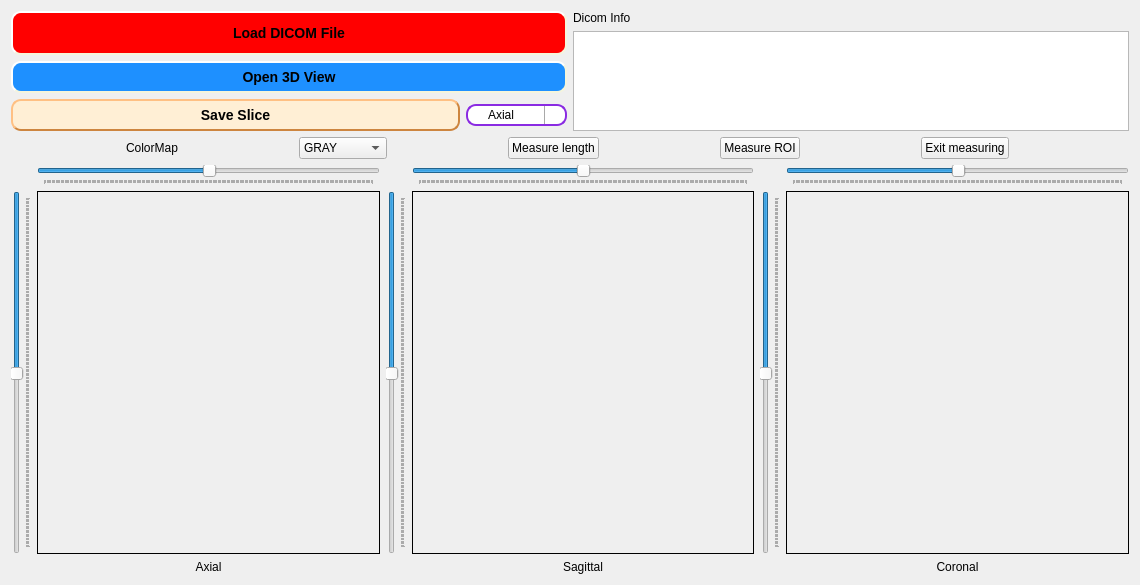
<?xml version="1.0" encoding="UTF-8"?>
<ui version="4.0">
 <class>Dialog</class>
 <widget class="QDialog" name="Dialog">
  <property name="windowModality">
   <enum>Qt::NonModal</enum>
  </property>
  <property name="geometry">
   <rect>
    <x>0</x>
    <y>0</y>
    <width>1140</width>
    <height>585</height>
   </rect>
  </property>
  <property name="minimumSize">
   <size>
    <width>995</width>
    <height>0</height>
   </size>
  </property>
  <property name="windowTitle">
   <string>Dialog</string>
  </property>
  <layout class="QGridLayout" name="gridLayout">
   <item row="3" column="0">
    <layout class="QHBoxLayout" name="horizontalLayout_5">
     <item>
      <layout class="QGridLayout" name="axialGrid">
       <item row="1" column="1">
        <layout class="QVBoxLayout" name="axial_vBox">
         <property name="spacing">
          <number>-1</number>
         </property>
         <item>
          <layout class="QHBoxLayout" name="axial_hBox">
           <item>
            <widget class="QPaintLabel3" name="imgLabel_1">
             <property name="sizePolicy">
              <sizepolicy hsizetype="Expanding" vsizetype="Expanding">
               <horstretch>0</horstretch>
               <verstretch>0</verstretch>
              </sizepolicy>
             </property>
             <property name="minimumSize">
              <size>
               <width>1</width>
               <height>1</height>
              </size>
             </property>
             <property name="cursor">
              <cursorShape>CrossCursor</cursorShape>
             </property>
             <property name="frameShape">
              <enum>QFrame::Panel</enum>
             </property>
             <property name="frameShadow">
              <enum>QFrame::Plain</enum>
             </property>
             <property name="text">
              <string/>
             </property>
             <property name="alignment">
              <set>Qt::AlignCenter</set>
             </property>
            </widget>
           </item>
          </layout>
         </item>
        </layout>
       </item>
       <item row="1" column="0">
        <widget class="QSlider" name="axial_vSlider">
         <property name="enabled">
          <bool>true</bool>
         </property>
         <property name="sizePolicy">
          <sizepolicy hsizetype="Fixed" vsizetype="Preferred">
           <horstretch>0</horstretch>
           <verstretch>0</verstretch>
          </sizepolicy>
         </property>
         <property name="minimumSize">
          <size>
           <width>0</width>
           <height>1</height>
          </size>
         </property>
         <property name="cursor">
          <cursorShape>SplitVCursor</cursorShape>
         </property>
         <property name="focusPolicy">
          <enum>Qt::NoFocus</enum>
         </property>
         <property name="layoutDirection">
          <enum>Qt::LeftToRight</enum>
         </property>
         <property name="maximum">
          <number>255</number>
         </property>
         <property name="pageStep">
          <number>9</number>
         </property>
         <property name="value">
          <number>128</number>
         </property>
         <property name="sliderPosition">
          <number>128</number>
         </property>
         <property name="tracking">
          <bool>true</bool>
         </property>
         <property name="orientation">
          <enum>Qt::Vertical</enum>
         </property>
         <property name="invertedAppearance">
          <bool>true</bool>
         </property>
         <property name="invertedControls">
          <bool>false</bool>
         </property>
         <property name="tickPosition">
          <enum>QSlider::TicksBelow</enum>
         </property>
         <property name="tickInterval">
          <number>1</number>
         </property>
        </widget>
       </item>
       <item row="0" column="1">
        <widget class="QSlider" name="axial_hSlider">
         <property name="sizePolicy">
          <sizepolicy hsizetype="Expanding" vsizetype="Fixed">
           <horstretch>0</horstretch>
           <verstretch>0</verstretch>
          </sizepolicy>
         </property>
         <property name="minimumSize">
          <size>
           <width>1</width>
           <height>0</height>
          </size>
         </property>
         <property name="cursor">
          <cursorShape>SplitHCursor</cursorShape>
         </property>
         <property name="focusPolicy">
          <enum>Qt::NoFocus</enum>
         </property>
         <property name="styleSheet">
          <string notr="true"/>
         </property>
         <property name="maximum">
          <number>255</number>
         </property>
         <property name="value">
          <number>128</number>
         </property>
         <property name="tracking">
          <bool>true</bool>
         </property>
         <property name="orientation">
          <enum>Qt::Horizontal</enum>
         </property>
         <property name="invertedAppearance">
          <bool>false</bool>
         </property>
         <property name="tickPosition">
          <enum>QSlider::TicksBelow</enum>
         </property>
         <property name="tickInterval">
          <number>1</number>
         </property>
        </widget>
       </item>
       <item row="2" column="1">
        <widget class="QLabel" name="label">
         <property name="sizePolicy">
          <sizepolicy hsizetype="Expanding" vsizetype="Preferred">
           <horstretch>0</horstretch>
           <verstretch>0</verstretch>
          </sizepolicy>
         </property>
         <property name="text">
          <string>Axial</string>
         </property>
         <property name="alignment">
          <set>Qt::AlignCenter</set>
         </property>
        </widget>
       </item>
      </layout>
     </item>
     <item>
      <layout class="QGridLayout" name="saggitalGrid">
       <item row="0" column="1">
        <widget class="QSlider" name="sagittal_hSlider">
         <property name="sizePolicy">
          <sizepolicy hsizetype="Expanding" vsizetype="Fixed">
           <horstretch>0</horstretch>
           <verstretch>0</verstretch>
          </sizepolicy>
         </property>
         <property name="minimumSize">
          <size>
           <width>1</width>
           <height>0</height>
          </size>
         </property>
         <property name="cursor">
          <cursorShape>SplitHCursor</cursorShape>
         </property>
         <property name="focusPolicy">
          <enum>Qt::NoFocus</enum>
         </property>
         <property name="styleSheet">
          <string notr="true"/>
         </property>
         <property name="maximum">
          <number>255</number>
         </property>
         <property name="value">
          <number>128</number>
         </property>
         <property name="tracking">
          <bool>true</bool>
         </property>
         <property name="orientation">
          <enum>Qt::Horizontal</enum>
         </property>
         <property name="invertedAppearance">
          <bool>false</bool>
         </property>
         <property name="tickPosition">
          <enum>QSlider::TicksBelow</enum>
         </property>
         <property name="tickInterval">
          <number>1</number>
         </property>
        </widget>
       </item>
       <item row="1" column="0">
        <widget class="QSlider" name="sagittal_vSlider">
         <property name="enabled">
          <bool>true</bool>
         </property>
         <property name="sizePolicy">
          <sizepolicy hsizetype="Fixed" vsizetype="Preferred">
           <horstretch>0</horstretch>
           <verstretch>0</verstretch>
          </sizepolicy>
         </property>
         <property name="minimumSize">
          <size>
           <width>0</width>
           <height>1</height>
          </size>
         </property>
         <property name="cursor">
          <cursorShape>SplitVCursor</cursorShape>
         </property>
         <property name="focusPolicy">
          <enum>Qt::NoFocus</enum>
         </property>
         <property name="layoutDirection">
          <enum>Qt::LeftToRight</enum>
         </property>
         <property name="maximum">
          <number>255</number>
         </property>
         <property name="pageStep">
          <number>9</number>
         </property>
         <property name="value">
          <number>128</number>
         </property>
         <property name="sliderPosition">
          <number>128</number>
         </property>
         <property name="tracking">
          <bool>true</bool>
         </property>
         <property name="orientation">
          <enum>Qt::Vertical</enum>
         </property>
         <property name="invertedAppearance">
          <bool>true</bool>
         </property>
         <property name="invertedControls">
          <bool>false</bool>
         </property>
         <property name="tickPosition">
          <enum>QSlider::TicksBelow</enum>
         </property>
         <property name="tickInterval">
          <number>1</number>
         </property>
        </widget>
       </item>
       <item row="2" column="1">
        <widget class="QLabel" name="label_2">
         <property name="sizePolicy">
          <sizepolicy hsizetype="Expanding" vsizetype="Preferred">
           <horstretch>0</horstretch>
           <verstretch>0</verstretch>
          </sizepolicy>
         </property>
         <property name="text">
          <string>Sagittal</string>
         </property>
         <property name="alignment">
          <set>Qt::AlignCenter</set>
         </property>
        </widget>
       </item>
       <item row="1" column="1">
        <layout class="QVBoxLayout" name="saggital_vBox">
         <item>
          <layout class="QHBoxLayout" name="saggital_hBox">
           <item>
            <widget class="QPaintLabel3" name="imgLabel_2">
             <property name="sizePolicy">
              <sizepolicy hsizetype="Expanding" vsizetype="Expanding">
               <horstretch>0</horstretch>
               <verstretch>0</verstretch>
              </sizepolicy>
             </property>
             <property name="minimumSize">
              <size>
               <width>1</width>
               <height>1</height>
              </size>
             </property>
             <property name="cursor">
              <cursorShape>CrossCursor</cursorShape>
             </property>
             <property name="frameShape">
              <enum>QFrame::Panel</enum>
             </property>
             <property name="frameShadow">
              <enum>QFrame::Plain</enum>
             </property>
             <property name="text">
              <string/>
             </property>
            </widget>
           </item>
          </layout>
         </item>
        </layout>
       </item>
      </layout>
     </item>
     <item>
      <layout class="QGridLayout" name="coronalGrid">
       <item row="0" column="1">
        <widget class="QSlider" name="coronal_hSlider">
         <property name="sizePolicy">
          <sizepolicy hsizetype="Expanding" vsizetype="Fixed">
           <horstretch>0</horstretch>
           <verstretch>0</verstretch>
          </sizepolicy>
         </property>
         <property name="minimumSize">
          <size>
           <width>1</width>
           <height>0</height>
          </size>
         </property>
         <property name="cursor">
          <cursorShape>SplitHCursor</cursorShape>
         </property>
         <property name="focusPolicy">
          <enum>Qt::NoFocus</enum>
         </property>
         <property name="styleSheet">
          <string notr="true"/>
         </property>
         <property name="maximum">
          <number>255</number>
         </property>
         <property name="value">
          <number>128</number>
         </property>
         <property name="tracking">
          <bool>true</bool>
         </property>
         <property name="orientation">
          <enum>Qt::Horizontal</enum>
         </property>
         <property name="invertedAppearance">
          <bool>false</bool>
         </property>
         <property name="tickPosition">
          <enum>QSlider::TicksBelow</enum>
         </property>
         <property name="tickInterval">
          <number>1</number>
         </property>
        </widget>
       </item>
       <item row="1" column="0">
        <widget class="QSlider" name="coronal_vSlider">
         <property name="enabled">
          <bool>true</bool>
         </property>
         <property name="sizePolicy">
          <sizepolicy hsizetype="Fixed" vsizetype="Preferred">
           <horstretch>0</horstretch>
           <verstretch>0</verstretch>
          </sizepolicy>
         </property>
         <property name="minimumSize">
          <size>
           <width>0</width>
           <height>1</height>
          </size>
         </property>
         <property name="cursor">
          <cursorShape>SplitVCursor</cursorShape>
         </property>
         <property name="focusPolicy">
          <enum>Qt::NoFocus</enum>
         </property>
         <property name="layoutDirection">
          <enum>Qt::LeftToRight</enum>
         </property>
         <property name="maximum">
          <number>255</number>
         </property>
         <property name="pageStep">
          <number>9</number>
         </property>
         <property name="value">
          <number>128</number>
         </property>
         <property name="sliderPosition">
          <number>128</number>
         </property>
         <property name="tracking">
          <bool>true</bool>
         </property>
         <property name="orientation">
          <enum>Qt::Vertical</enum>
         </property>
         <property name="invertedAppearance">
          <bool>true</bool>
         </property>
         <property name="invertedControls">
          <bool>false</bool>
         </property>
         <property name="tickPosition">
          <enum>QSlider::TicksBelow</enum>
         </property>
         <property name="tickInterval">
          <number>1</number>
         </property>
        </widget>
       </item>
       <item row="2" column="1">
        <widget class="QLabel" name="label_3">
         <property name="sizePolicy">
          <sizepolicy hsizetype="Expanding" vsizetype="Preferred">
           <horstretch>0</horstretch>
           <verstretch>0</verstretch>
          </sizepolicy>
         </property>
         <property name="text">
          <string>Coronal</string>
         </property>
         <property name="alignment">
          <set>Qt::AlignCenter</set>
         </property>
        </widget>
       </item>
       <item row="1" column="1">
        <layout class="QVBoxLayout" name="coronal_vBox">
         <item>
          <layout class="QHBoxLayout" name="coronal_hBox">
           <item>
            <widget class="QPaintLabel3" name="imgLabel_3">
             <property name="sizePolicy">
              <sizepolicy hsizetype="Expanding" vsizetype="Expanding">
               <horstretch>0</horstretch>
               <verstretch>0</verstretch>
              </sizepolicy>
             </property>
             <property name="minimumSize">
              <size>
               <width>1</width>
               <height>1</height>
              </size>
             </property>
             <property name="cursor">
              <cursorShape>CrossCursor</cursorShape>
             </property>
             <property name="frameShape">
              <enum>QFrame::Panel</enum>
             </property>
             <property name="frameShadow">
              <enum>QFrame::Plain</enum>
             </property>
             <property name="text">
              <string/>
             </property>
            </widget>
           </item>
          </layout>
         </item>
        </layout>
       </item>
      </layout>
     </item>
    </layout>
   </item>
   <item row="1" column="0">
    <layout class="QHBoxLayout" name="horizontalLayout_2">
     <item>
      <layout class="QVBoxLayout" name="verticalLayout_3">
       <item>
        <widget class="QPushButton" name="dicomButton">
         <property name="sizePolicy">
          <sizepolicy hsizetype="Preferred" vsizetype="Preferred">
           <horstretch>0</horstretch>
           <verstretch>0</verstretch>
          </sizepolicy>
         </property>
         <property name="minimumSize">
          <size>
           <width>186</width>
           <height>0</height>
          </size>
         </property>
         <property name="cursor">
          <cursorShape>PointingHandCursor</cursorShape>
         </property>
         <property name="focusPolicy">
          <enum>Qt::NoFocus</enum>
         </property>
         <property name="styleSheet">
          <string notr="true">QPushButton{
    background-color: red;
    border-style: outset;
    border-width: 2px;
    border-radius: 10px;
    border-color: beige;
    font: bold 14px;
    min-width: 10em;
    padding: 6px;
}
</string>
         </property>
         <property name="text">
          <string>Load DICOM File</string>
         </property>
        </widget>
       </item>
       <item>
        <widget class="QPushButton" name="volButton">
         <property name="sizePolicy">
          <sizepolicy hsizetype="Preferred" vsizetype="Fixed">
           <horstretch>0</horstretch>
           <verstretch>0</verstretch>
          </sizepolicy>
         </property>
         <property name="minimumSize">
          <size>
           <width>186</width>
           <height>0</height>
          </size>
         </property>
         <property name="cursor">
          <cursorShape>PointingHandCursor</cursorShape>
         </property>
         <property name="focusPolicy">
          <enum>Qt::NoFocus</enum>
         </property>
         <property name="styleSheet">
          <string notr="true">QPushButton{
    background-color: DodgerBlue;
    border-style: outset;
    border-width: 2px;
    border-radius: 10px;
    border-color: beige;
    font: bold 14px;
    min-width: 10em;
    padding: 6px;
}
</string>
         </property>
         <property name="text">
          <string>Open 3D View</string>
         </property>
        </widget>
       </item>
       <item>
        <layout class="QHBoxLayout" name="horizontalLayout_3">
         <item>
          <widget class="QPushButton" name="savesliceButton">
           <property name="cursor">
            <cursorShape>PointingHandCursor</cursorShape>
           </property>
           <property name="focusPolicy">
            <enum>Qt::NoFocus</enum>
           </property>
           <property name="styleSheet">
            <string notr="true">QPushButton{
    background-color: #FFEFD5;
    border-style: outset;
    border-width: 2px;
    border-radius: 10px;
    border-color: #CD853F;
    font: bold 14px;
    min-width: 10em;
    padding: 6px;
}
</string>
           </property>
           <property name="text">
            <string>Save Slice</string>
           </property>
          </widget>
         </item>
         <item>
          <widget class="QComboBox" name="oriBox">
           <property name="sizePolicy">
            <sizepolicy hsizetype="Fixed" vsizetype="Fixed">
             <horstretch>0</horstretch>
             <verstretch>0</verstretch>
            </sizepolicy>
           </property>
           <property name="cursor">
            <cursorShape>PointingHandCursor</cursorShape>
           </property>
           <property name="styleSheet">
            <string notr="true">/*
QComboBox {
background: #7FFFD4;
border: 2px solid #8A2BE2;
border-radius: 10px;
margin: 0px;
}
*/
QComboBox {
    border: 2px solid #8A2BE2;
    border-radius: 10px;
    padding: 1px 10px 1px 20px;
    min-width: 6em;
}
/*
QComboBox:editable {
    background: red;
}
*/
QComboBox:!editable, QComboBox::drop-down:editable {
     background: qlineargradient(x1: 0, y1: 0, x2: 0, y2: 1,
                                 stop: 0 #E1E1E1, stop: 0.4 #DDDDDD,
                                 stop: 0.5 #D8D8D8, stop: 1.0 #D3D3D3);
}

QComboBox:!editable:on, QComboBox::drop-down:editable:on {
    background: qlineargradient(x1: 0, y1: 0, x2: 0, y2: 1,
                                stop: 0 #D3D3D3, stop: 0.4 #D8D8D8,
                                stop: 0.5 #DDDDDD, stop: 1.0 #E1E1E1);
}

QComboBox:on { /* shift the text when the popup opens */
    padding-top: 30px;
    padding-left: 40px;
}

QComboBox::drop-down {
    subcontrol-origin: padding;
    subcontrol-position: top right;
    width: 20px;

    border-left-width: 1px;
    border-left-color: darkgray;
    border-left-style: solid; 
    border-top-right-radius: 10px; 
    border-bottom-right-radius: 10px;
}

QComboBox::down-arrow {
    image: url(resources/double-arrow-down.png);
    width: 15px;
    height: 15px;
}</string>
           </property>
           <item>
            <property name="text">
             <string>Axial</string>
            </property>
           </item>
           <item>
            <property name="text">
             <string>Saggital</string>
            </property>
           </item>
           <item>
            <property name="text">
             <string>Coronal</string>
            </property>
           </item>
          </widget>
         </item>
        </layout>
       </item>
      </layout>
     </item>
     <item>
      <layout class="QVBoxLayout" name="verticalLayout_2">
       <item>
        <layout class="QHBoxLayout" name="horizontalLayout">
         <item>
          <widget class="QLabel" name="label_5">
           <property name="sizePolicy">
            <sizepolicy hsizetype="Preferred" vsizetype="Preferred">
             <horstretch>0</horstretch>
             <verstretch>0</verstretch>
            </sizepolicy>
           </property>
           <property name="minimumSize">
            <size>
             <width>1</width>
             <height>0</height>
            </size>
           </property>
           <property name="text">
            <string>Dicom Info</string>
           </property>
          </widget>
         </item>
         <!-- <item>
          <widget class="QCheckBox" name="privatecheckBox">
           <property name="sizePolicy">
            <sizepolicy hsizetype="Fixed" vsizetype="Fixed">
             <horstretch>0</horstretch>
             <verstretch>0</verstretch>
            </sizepolicy>
           </property>
           <property name="text">
            <string>Protected Display</string>
           </property>
          </widget>
         </item> -->
        </layout>
       </item>
       <item>
        <widget class="QListWidget" name="dcmList">
         <property name="sizePolicy">
          <sizepolicy hsizetype="Fixed" vsizetype="Fixed">
           <horstretch>0</horstretch>
           <verstretch>0</verstretch>
          </sizepolicy>
         </property>
         <property name="minimumSize">
          <size>
           <width>350</width>
           <height>100</height>
          </size>
         </property>
         <property name="maximumSize">
          <size>
           <width>800</width>
           <height>100</height>
          </size>
         </property>
        </widget>
       </item>
      </layout>
     </item>
    </layout>
   </item>
   <item row="2" column="0">
    <layout class="QHBoxLayout" name="colormap_hBox">
     <item>
      <widget class="QLabel" name="label_4">
       <property name="sizePolicy">
        <sizepolicy hsizetype="Fixed" vsizetype="Preferred">
         <horstretch>0</horstretch>
         <verstretch>0</verstretch>
        </sizepolicy>
       </property>
       <property name="minimumSize">
        <size>
         <width>1</width>
         <height>0</height>
        </size>
       </property>
       <property name="text">
        <string>ColorMap</string>
       </property>
       <property name="alignment">
        <set>Qt::AlignLeading|Qt::AlignLeft|Qt::AlignVCenter</set>
       </property>
      </widget>
     </item>
     <item>
      <widget class="QComboBox" name="colormapBox">
       <property name="sizePolicy">
        <sizepolicy hsizetype="Fixed" vsizetype="Fixed">
         <horstretch>0</horstretch>
         <verstretch>0</verstretch>
        </sizepolicy>
       </property>
       <property name="minimumSize">
        <size>
         <width>1</width>
         <height>0</height>
        </size>
       </property>
       <property name="cursor">
        <cursorShape>PointingHandCursor</cursorShape>
       </property>
       <property name="focusPolicy">
        <enum>Qt::NoFocus</enum>
       </property>
       <item>
        <property name="text">
         <string>GRAY</string>
        </property>
       </item>
       <item>
        <property name="text">
         <string>AUTUMN</string>
        </property>
       </item>
       <item>
        <property name="text">
         <string>BONE</string>
        </property>
       </item>
       <item>
        <property name="text">
         <string>COOL</string>
        </property>
       </item>
       <item>
        <property name="text">
         <string>HOT</string>
        </property>
       </item>
       <item>
        <property name="text">
         <string>HSV</string>
        </property>
       </item>
       <item>
        <property name="text">
         <string>JET</string>
        </property>
       </item>
       <item>
        <property name="text">
         <string>OCEAN</string>
        </property>
       </item>
       <item>
        <property name="text">
         <string>PINK</string>
        </property>
       </item>
       <item>
        <property name="text">
         <string>RAINBOW</string>
        </property>
       </item>
       <item>
        <property name="text">
         <string>SPRING</string>
        </property>
       </item>
       <item>
        <property name="text">
         <string>SUMMER</string>
        </property>
       </item>
       <item>
        <property name="text">
         <string>WINTER</string>
        </property>
       </item>
      </widget>
     </item>
     <item>
      <widget class="QPushButton" name="distButton">
       <property name="sizePolicy">
        <sizepolicy hsizetype="Fixed" vsizetype="Fixed">
         <horstretch>0</horstretch>
         <verstretch>0</verstretch>
        </sizepolicy>
       </property>
       <property name="focusPolicy">
        <enum>Qt::NoFocus</enum>
       </property>
       <property name="text">
        <string>Measure length</string>
       </property>
      </widget>
     </item>
     <item>
      <widget class="QPushButton" name="ROIButton">
       <property name="sizePolicy">
        <sizepolicy hsizetype="Fixed" vsizetype="Fixed">
         <horstretch>0</horstretch>
         <verstretch>0</verstretch>
        </sizepolicy>
       </property>
       <property name="focusPolicy">
        <enum>Qt::NoFocus</enum>
       </property>
       <property name="text">
        <string>Measure ROI</string>
       </property>
      </widget>
     </item>
     <item>
      <widget class="QPushButton" name="exitButton">
       <property name="sizePolicy">
        <sizepolicy hsizetype="Fixed" vsizetype="Fixed">
         <horstretch>0</horstretch>
         <verstretch>0</verstretch>
        </sizepolicy>
       </property>
       <property name="focusPolicy">
        <enum>Qt::NoFocus</enum>
       </property>
       <property name="text">
        <string>Exit measuring</string>
       </property>
      </widget>
     </item>
    </layout>
   </item>
  </layout>
 </widget>
 <customwidgets>
  <customwidget>
   <class>QPaintLabel3</class>
   <extends>QLabel</extends>
   <header>qpaintlabel3.h</header>
  </customwidget>
 </customwidgets>
 <resources/>
 <connections>
  <connection>
   <sender>axial_hSlider</sender>
   <signal>valueChanged(int)</signal>
   <receiver>coronal_hSlider</receiver>
   <slot>setValue(int)</slot>
   <hints>
    <hint type="sourcelabel">
     <x>273</x>
     <y>226</y>
    </hint>
    <hint type="destinationlabel">
     <x>908</x>
     <y>217</y>
    </hint>
   </hints>
  </connection>
  <connection>
   <sender>coronal_hSlider</sender>
   <signal>valueChanged(int)</signal>
   <receiver>axial_hSlider</receiver>
   <slot>setValue(int)</slot>
   <hints>
    <hint type="sourcelabel">
     <x>908</x>
     <y>217</y>
    </hint>
    <hint type="destinationlabel">
     <x>234</x>
     <y>212</y>
    </hint>
   </hints>
  </connection>
  <connection>
   <sender>axial_vSlider</sender>
   <signal>valueChanged(int)</signal>
   <receiver>sagittal_hSlider</receiver>
   <slot>setValue(int)</slot>
   <hints>
    <hint type="sourcelabel">
     <x>28</x>
     <y>344</y>
    </hint>
    <hint type="destinationlabel">
     <x>479</x>
     <y>215</y>
    </hint>
   </hints>
  </connection>
  <connection>
   <sender>sagittal_hSlider</sender>
   <signal>valueChanged(int)</signal>
   <receiver>axial_vSlider</receiver>
   <slot>setValue(int)</slot>
   <hints>
    <hint type="sourcelabel">
     <x>488</x>
     <y>219</y>
    </hint>
    <hint type="destinationlabel">
     <x>20</x>
     <y>249</y>
    </hint>
   </hints>
  </connection>
  <connection>
   <sender>sagittal_vSlider</sender>
   <signal>valueChanged(int)</signal>
   <receiver>coronal_vSlider</receiver>
   <slot>setValue(int)</slot>
   <hints>
    <hint type="sourcelabel">
     <x>388</x>
     <y>364</y>
    </hint>
    <hint type="destinationlabel">
     <x>762</x>
     <y>368</y>
    </hint>
   </hints>
  </connection>
  <connection>
   <sender>coronal_vSlider</sender>
   <signal>valueChanged(int)</signal>
   <receiver>sagittal_vSlider</receiver>
   <slot>setValue(int)</slot>
   <hints>
    <hint type="sourcelabel">
     <x>762</x>
     <y>294</y>
    </hint>
    <hint type="destinationlabel">
     <x>388</x>
     <y>307</y>
    </hint>
   </hints>
  </connection>
 </connections>
</ui>
